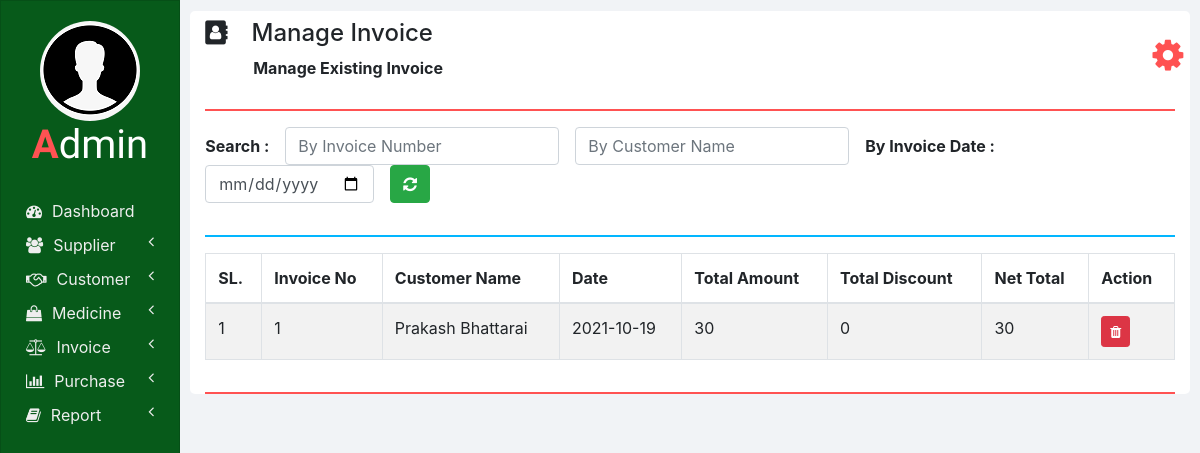
Page /manage_invoice.php on the committed database.
### tables this page shows
CREATE TABLE `invoices` (
  `INVOICE_ID` int(11) NOT NULL,
  `NET_TOTAL` double NOT NULL DEFAULT 0,
  `INVOICE_DATE` date NOT NULL DEFAULT current_timestamp(),
  `CUSTOMER_ID` int(11) NOT NULL,
  `TOTAL_AMOUNT` double NOT NULL,
  `TOTAL_DISCOUNT` double NOT NULL
);

CREATE TABLE `customers` (
  `ID` int(11) NOT NULL,
  `NAME` varchar(20) NOT NULL,
  `CONTACT_NUMBER` varchar(10) NOT NULL,
  `ADDRESS` varchar(100) NOT NULL,
  `DOCTOR_NAME` varchar(20) NOT NULL,
  `DOCTOR_ADDRESS` varchar(100) NOT NULL
);

### php/manage_invoice.php (the view, shortened to what this page needs)
<?php
  function showInvoices() {
    require "db_connection.php";
    if($con) {
      $seq_no = 0;
      $query = "SELECT * FROM invoices INNER JOIN customers ON invoices.CUSTOMER_ID = customers.ID";
      $result = mysqli_query($con, $query);
      while($row = mysqli_fetch_array($result)) {
        $seq_no++;
        showInvoiceRow($seq_no, $row);
      }
    }
  }
  function showInvoiceRow($seq_no, $row) {
    ?>
    <tr>
      <td><?php echo $seq_no; ?></td>
      <td><?php echo $row['INVOICE_ID']; ?></td>
      <td><?php echo $row['NAME']; ?></td>
      <td><?php echo $row['INVOICE_DATE']; ?></td>
      <td><?php echo $row['TOTAL_AMOUNT']; ?></td>
      <td><?php echo $row['TOTAL_DISCOUNT']; ?></td>
      <td><?php echo $row['NET_TOTAL']; ?></td>
      <td>
        <button class="btn btn-danger btn-sm" onclick="deleteInvoice(<?php echo $row['INVOICE_ID']; ?>);">
          <i class="fa fa-trash"></i>
        </button>
      </td>
    </tr>
    <?php
  }

### css/sidenav.css (style rules this page uses)
body { background-color: #f1f3f6; }
.sidenav { width: 15%; height: 100vh; background-color: #222222; position: fixed; z-index: 1; flex: 1 0 auto; }
.card { width: 100%; height: 100%; top: 0; border-radius: 0; background-color: #075a1a; }
.logo .logo-caption { font-family: 'Poiret One', cursive; color: #ffffff; text-align: center; margin-bottom: 25px; }
.logo .profile { margin-left: 50%; border-radius: 50%; transform: translate(-50%); }
.logo .tweak { color: #ff5252; font-weight: bold; }
.main-menu-item { padding: 5px 5px; cursor: pointer; }
.main-menu-item > a { color: #eeeeee; text-decoration: none; font-size: 16px; }
.main-menu-item > a > span { margin-left: 10px; }

### css/home.css (style rules this page uses)
html, body { height: 100vh; }

### rows in the picture
invoices: seq_no "1", INVOICE_ID "1", CUSTOMER_ID.NAME "Prakash Bhattarai", INVOICE_DATE "2021-10-19", TOTAL_AMOUNT "30", TOTAL_DISCOUNT "0", NET_TOTAL "30"

### other values in the picture
$heading "Manage Invoice"
$sub_heading "Manage Existing Invoice"
